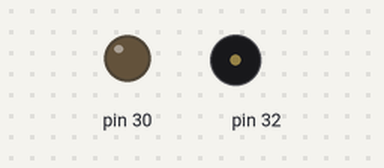
Bench run of a sketch on a simulated Arduino Mega 2560, built with avr-gcc and run on an emulated ATmega2560. On the bench: output pins drawn as LEDs (lit = HIGH), buzzer (waves = sounding).

Above: at 2.0 s.
Timing chart, 0 to 5.6 s (numbered marks = the images above):
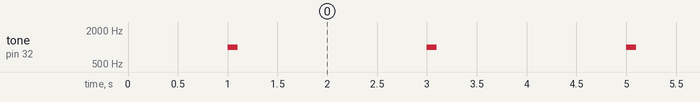

The sketch:

piezo_tester.ino
```cpp
void setup()
{
    pinMode(30, OUTPUT);
    pinMode(32, OUTPUT);

    digitalWrite(30, LOW);
    digitalWrite(32, LOW);

    delay(1000);
}

void loop()
{
    tone(32, 1000, 100);
    delay(2000);
}
```

Measured:
- by itself, tone on pin 32: alternates 1000 Hz for 0.10 s and silent for 1.9 s
